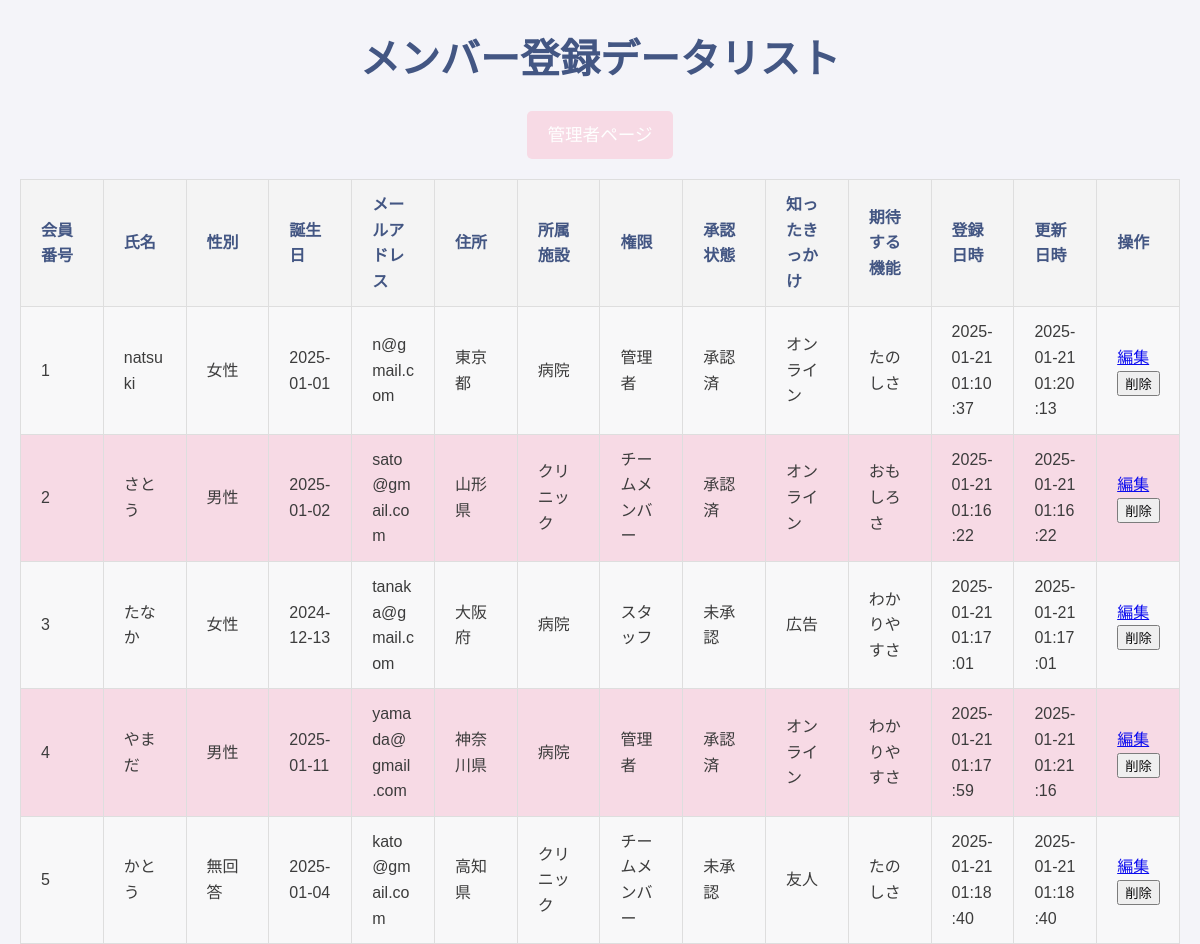
The app's page /read.php with its own data.
### tables this page shows
CREATE TABLE `users_table` (
  `memberId` int NOT NULL,
  `name` varchar(20) NOT NULL,
  `gender` varchar(10) NOT NULL,
  `birthday` varchar(10) NOT NULL,
  `email` varchar(255) NOT NULL,
  `password` varchar(255) NOT NULL,
  `address` varchar(10) NOT NULL,
  `hospitalId` int NOT NULL,
  `user_role` int NOT NULL,
  `is_approved` tinyint(1) NOT NULL DEFAULT '0',
  `whereDidYouHear` varchar(255) NOT NULL,
  `expectations` varchar(255) NOT NULL,
  `registered_at` datetime NOT NULL,
  `updated_at` datetime NOT NULL,
  `deleted_at` datetime DEFAULT NULL,
  `rejection_reason` text
);

CREATE TABLE `hospital_table` (
  `hospitalId` int NOT NULL,
  `hospitalName` varchar(255) NOT NULL
);

### read.php (the view, shortened to what this page needs)
<?php
include("db_config.php");
$sql = 'SELECT u.*, h.hospitalName FROM users_table u
        LEFT JOIN hospital_table h ON u.hospitalId = h.hospitalId
        WHERE u.deleted_at IS NULL';
$stmt = $pdo->prepare($sql);
try {
  $status = $stmt->execute();
} catch (PDOException $e) {
  echo "SQLエラー: " . $e->getMessage();
  exit();
}
$result = $stmt->fetchAll(PDO::FETCH_ASSOC);
function getUserRole($role) {
    if ($role == 1) {
        return 'チームメンバー';
    } elseif ($role == 2) {
        return '管理者';
    } else {
        return 'スタッフ';
    }
}
function getApprovalStatus($isApproved) {
    return $isApproved == 1 ? '承認済' : '未承認';
}
$output = "";
foreach ($result as $record) {
    $approvalStatus = getApprovalStatus($record["is_approved"]);
    $rejectionReason = !empty($record["rejection_reason"]) ? "（拒否理由: " . htmlspecialchars($record["rejection_reason"]) . "）" : '';
    $output .= "
    <tr>
        <td>{$record["memberId"]}</td>
        <td>{$record["name"]}</td>
        <td>{$record["gender"]}</td>
        <td>{$record["birthday"]}</td>
        <td>{$record["email"]}</td>
        <td>{$record["address"]}</td>
        <td>{$record["hospitalName"]}</td>
        <td>" . getUserRole($record["user_role"]) . "</td>
        <td>{$approvalStatus} {$rejectionReason}</td>
        <td>{$record["whereDidYouHear"]}</td>
        <td>{$record["expectations"]}</td>
        <td>{$record["registered_at"]}</td>
        <td>{$record["updated_at"]}</td>
        <td>
            <a href='edit_profile_admin.php?id={$record["memberId"]}'>編集</a>
            <form action='read.php' method='POST' onsubmit='return confirm(\"本当に削除しますか？\");' style='display:inline'>
                <input type='hidden' name='id' value='{$record["memberId"]}'>
                <input type='submit' name='delete' value='削除'>
            </form>
        </td>
    </tr>
    ";
}
?>
<!DOCTYPE html>
<html lang="ja">
<head>
    <link rel="stylesheet" href="./css/read.css">
</head>
<body>
    <h1>メンバー登録データリスト</h1>
    <div class="admin-link">
        <a href="admin.php" class="action-btn">管理者ページ</a>
    </div>
    <table>
        <thead>
            <tr>
                <th>会員番号</th>
                <th>氏名</th>
                <th>性別</th>
                <th>誕生日</th>
                <th>メールアドレス</th>
                <th>住所</th>
                <th>所属施設</th>
                <th>権限</th>
                <th>承認状態</th>
                <th>知ったきっかけ</th>
                <th>期待する機能</th>
                <th>登録日時</th>
                <th>更新日時</th>
                <th>操作</th>
            </tr>
        </thead>
        <tbody>
            <?= $output ?>
        </tbody>
    </table>
</body>
</html>

### css/read.css (style rules this page uses)
body { font-family: Arial, sans-serif; background-color: #f4f4f9; line-height: 1.6; margin: 20px; background-image: url(); background-size: cover; background-position: center; height: 100vh; opacity: 0.95; }
h1 { text-align: center; color: #3a4e7d; font-size: 2.5em; margin-bottom: 20px; }
table { width: 100%; border-collapse: collapse; margin-top: 20px; table-layout: fixed; }
th, td { padding: 12px 20px; text-align: left; border: 1px solid #ddd; word-wrap: break-word; color: #333; }
th { background-color: #f4f4f4; font-weight: bold; color: #3a4e7d; }
tr:nth-child(odd) { background-color: #f9f9f9; }
tr:nth-child(even) { background-color: #f8d9e4; }
.admin-link { text-align: center; margin-top: 20px; }
.admin-link a { display: inline-block; background-color: #f8d9e4; color: #fff; font-size: 1.1em; padding: 10px 20px; text-decoration: none; border-radius: 5px; transition: background-color 0.3s, transform 0.2s ease-in-out; }

### records on screen
users_table: memberId "1", name "natsuki", gender "女性", birthday "2025-01-01", email "n@gmail.com", address "東京都", hospitalId.hospitalName "病院", user_role "管理者", is_approved "承認済", whereDidYouHear "オンライン", expectations "たのしさ", registered_at "2025-01-21 01:10:37", updated_at "2025-01-21 01:20:13"
users_table: memberId "2", name "さとう", gender "男性", birthday "2025-01-02", email "sato@gmail.com", address "山形県", hospitalId.hospitalName "クリニック", user_role "チームメンバー", is_approved "承認済", whereDidYouHear "オンライン", expectations "おもしろさ", registered_at "2025-01-21 01:16:22", updated_at "2025-01-21 01:16:22"
users_table: memberId "3", name "たなか", gender "女性", birthday "2024-12-13", email "tanaka@gmail.com", address "大阪府", hospitalId.hospitalName "病院", user_role "スタッフ", is_approved "未承認", whereDidYouHear "広告", expectations "わかりやすさ", registered_at "2025-01-21 01:17:01", updated_at "2025-01-21 01:17:01"
users_table: memberId "4", name "やまだ", gender "男性", birthday "2025-01-11", email "yamada@gmail.com", address "神奈川県", hospitalId.hospitalName "病院", user_role "管理者", is_approved "承認済", whereDidYouHear "オンライン", expectations "わかりやすさ", registered_at "2025-01-21 01:17:59", updated_at "2025-01-21 01:21:16"
users_table: memberId "5", name "かとう", gender "無回答", birthday "2025-01-04", email "kato@gmail.com", address "高知県", hospitalId.hospitalName "クリニック", user_role "チームメンバー", is_approved "未承認", whereDidYouHear "友人", expectations "たのしさ", registered_at "2025-01-21 01:18:40", updated_at "2025-01-21 01:18:40"
